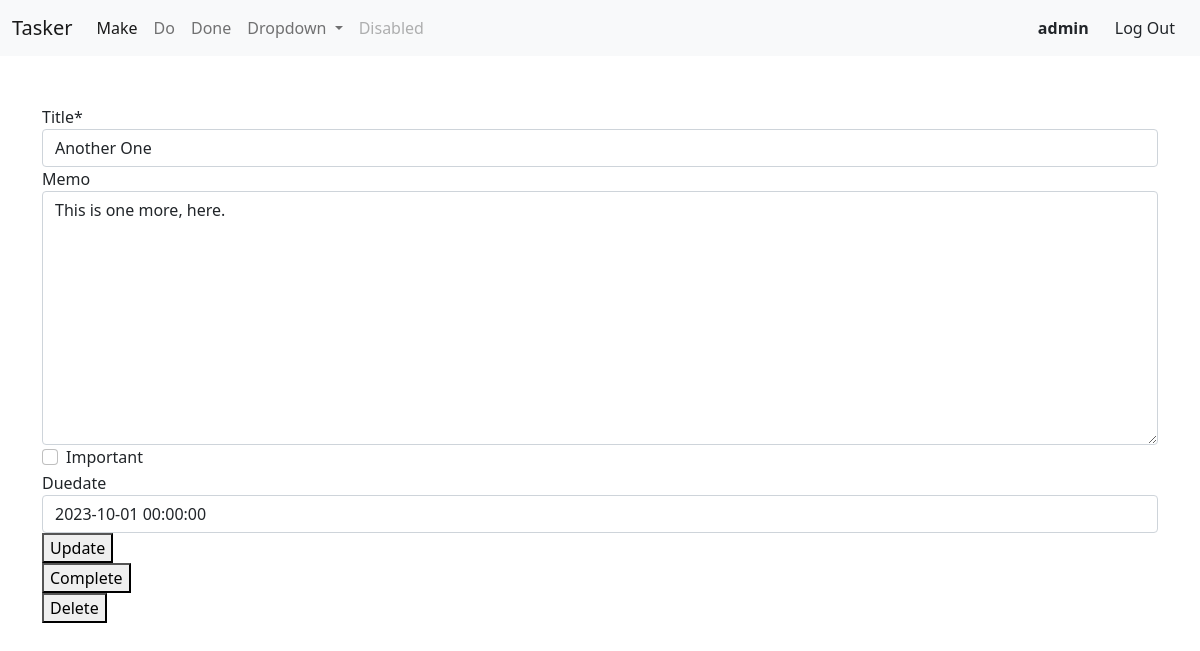
The page /todo/11 (signed in) on the database its author committed.
### todo/models.py (models this page shows, shortened)
class Todo(models.Model):
    title = models.CharField(max_length=169)
    memo = models.TextField(blank=True)
    created = models.DateTimeField(auto_now_add=True)
    duedate = models.DateTimeField(null=True, blank=True)
    datecompleted = models.DateTimeField(null=True, blank=True)
    important = models.BooleanField(default=False)
    user = models.ForeignKey(User, on_delete=models.CASCADE)

### todo/views.py (the view, shortened to what this page needs)
# urls.py: path('todo/<int:todo_pk>', views.viewtodo, name='viewtodo'),
@login_required
def viewtodo(request, todo_pk):
    todo = get_object_or_404(Todo, pk=todo_pk, user=request.user)
    if request.method == 'GET':
        form = TodoForm(instance=todo)
        return render(request, 'todo/viewtodo.html', {'todo':todo, 'form':form})

### todo/forms.py
class TodoForm(ModelForm):
    class Meta:
        model = Todo
        fields = ['title', 'memo', 'important', 'duedate']

### todo/templates/todo/viewtodo.html (shortened to what this page needs)
{% extends 'todo/base.html' %}
{% load crispy_forms_tags %}
{% block content %}
<div class="container">
    <br>
    <form method="POST">
        {{ form|crispy }}
        <button type="submit">Update</button>
    </form>
    <form method="POST" action="{% url 'completetodo' todo.id %}">
        <button type="submit">Complete</button>
    </form>
    <form method="POST" action="{% url 'deletetodo' todo.id %}">
        <button type="submit">Delete</button>
    </form>
</div>
{% endblock content %}

### todo/templates/todo/base.html (shortened to what this page needs)
<!DOCTYPE html>
<html lang="en">
{% load static %}
    <head>
        <link href="https://cdn.jsdelivr.net/npm/bootstrap@5.0.0-beta1/dist/css/bootstrap.min.css" rel="stylesheet">
        <link rel="stylesheet" type="text/css" href="{% static 'todo/style.css' %}"/>
    </head>
    <body>
    <nav class="navbar navbar-expand-lg navbar-light bg-light">
        <div class="container-fluid">
            <a class="navbar-brand" href="{% url 'home' %}">Tasker</a>
            <div class="collapse navbar-collapse" id="navbarSupportedContent">
            <ul class="navbar-nav me-auto mb-2 mb-lg-0">
                {% if user.is_authenticated %}
                    <li class="nav-item">
                    <a class="nav-link active" aria-current="page" href="{% url 'createtodo' %}">Make</a>
                    </li>
                    <li class="nav-item">
                    <a class="nav-link" href="{% url 'currenttodo' %}">Do</a>
                    </li>
                    <li class="nav-item">
                    <a class="nav-link" href="{% url 'completedtodo' %}">Done</a>
                    </li>
                    <li class="nav-item dropdown">
                    <a class="nav-link dropdown-toggle" href="#" id="navbarDropdown" role="button" data-bs-toggle="dropdown" aria-expanded="false">
                        Dropdown
                    </a>
                {% endif %}
                </li>
                <li class="nav-item">
                <a class="nav-link disabled" href="#" tabindex="-1" aria-disabled="true">Disabled</a>
                </li>
            </ul>
            <div class="d-flex">
                {% if user.is_authenticated %}
                    <a class="btn is-primary">
                        <strong>{{ user.username }}</strong>
                    </a>
                    <form action="{% url 'logoutuser' %}" method="POST">
                        <button class="btn is-primary" type="submit">Log Out</button>
                    </form>
                {% else %}
                    <a class="btn is-primary" href="{% url 'signupuser' %}">Sign Up</a>
                    <a class="btn is-primary" href="{% url 'loginuser' %}">Login</a>
                {% endif %}
            </div>
            </div>
        </div>
    </nav>
    {% block content %}
    {% endblock content %}
    </body>
</html>

### todo/static/todo/style.css (style rules this page uses)
.container { margin-top: 25px; }

### rows shown on the page
Todo: title "Another One", memo "This is one more, here.", duedate "2023-10-01 00:00:00"

### other values the page prints
{{ user.username }} "admin"
